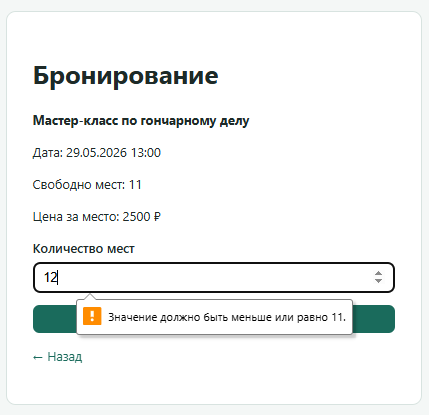
#> input picture presentation_assets/docx_media/media_01.png, 429 x 415 px; its folder holds only this picture in this run
$ python make_contact_sheet.py
#> lines starting #> are read from the running program, lines starting #| are printed output that depends on the picture
from pathlib import Path

from PIL import Image, ImageDraw, ImageFont


MEDIA_DIR = Path(r"e:\PycharmProjects\TuristPRO\presentation_assets\docx_media")
OUT = Path(r"e:\PycharmProjects\TuristPRO\presentation_assets\contact_sheet.png")


def main() -> None:
    files = sorted(MEDIA_DIR.glob("*.png"))
    thumb_w, thumb_h = 260, 160
    cols = 3
    rows = (len(files) + cols - 1) // cols
    sheet = Image.new("RGB", (cols * thumb_w, rows * (thumb_h + 34)), "white")
#> sheet: PIL image 780x194 RGB; every value is 255
    draw = ImageDraw.Draw(sheet)

    for idx, file in enumerate(files):
        im = Image.open(file).convert("RGB")
#> im is the input picture: PIL image 429x415 RGB; mean R, G, B 242.6, 244.1, 243.5
        im.thumbnail((thumb_w - 20, thumb_h - 20))
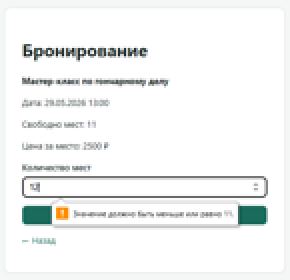
#> im: PIL image 145x140 RGB (shown 2 times larger); mean R, G, B 242.3, 243.8, 243.2
        x = (idx % cols) * thumb_w + (thumb_w - im.width) // 2
#> x = 57
        y = (idx // cols) * (thumb_h + 34) + 10
        sheet.paste(im, (x, y))
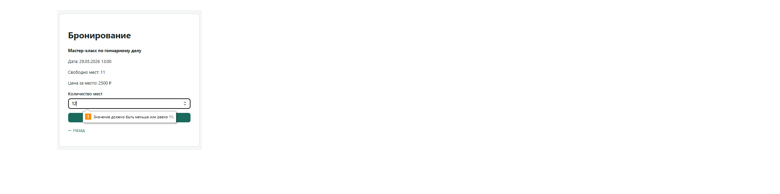
#> sheet: PIL image 780x194 RGB; mean R, G, B 253.3, 253.5, 253.4
        label = f"{file.stem}  {Image.open(file).size[0]}x{Image.open(file).size[1]}"
#> label = 'media_01  429x415'
        draw.text(((idx % cols) * thumb_w + 10, y + thumb_h - 6), label, fill=(30, 42, 40))

    sheet.save(OUT)
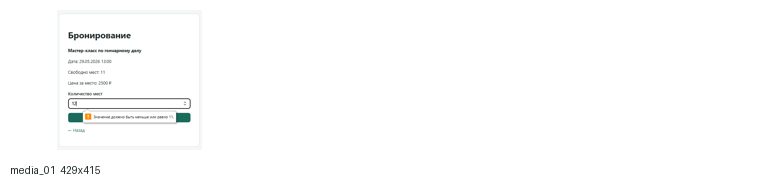
#> saved as contact_sheet.png: PIL image 780x194 RGB; mean R, G, B 253, 253.2, 253.1
    print(OUT)


if __name__ == "__main__":
    main()

$ run again, on presentation_assets/docx_media/media_05.png
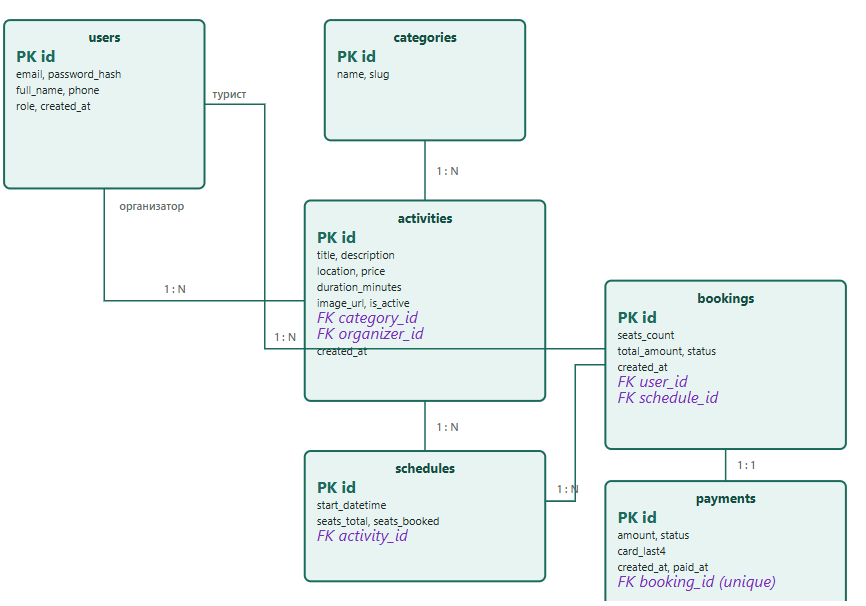
#> input picture presentation_assets/docx_media/media_05.png, 866 x 606 px
#> in main, im is the input picture: PIL image 866x606 RGB; mean R, G, B 238.9, 245.2, 244.2
#> im: PIL image 200x140 RGB
#> in main, `sheet.paste(im, (x, y))`:
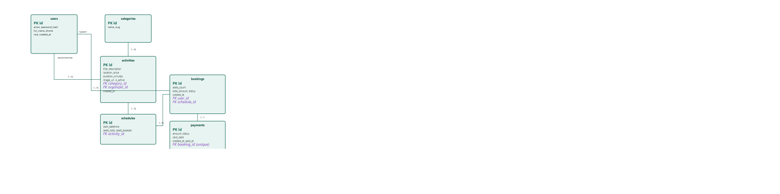
#> sheet: PIL image 780x194 RGB; mean R, G, B 252, 253.2, 253
#> label = 'media_05  866x606'
#> in main, `sheet.save(OUT)`:
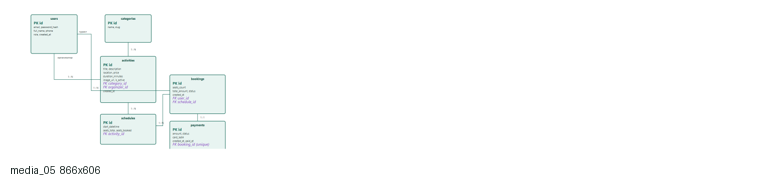
#> saved as contact_sheet.png: PIL image 780x194 RGB; mean R, G, B 251.7, 252.9, 252.7

$ run again, on presentation_assets/docx_media/media_06.png
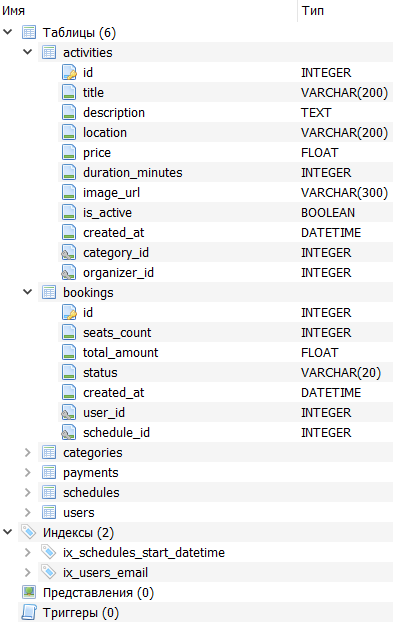
#> input picture presentation_assets/docx_media/media_06.png, 393 x 625 px
#> in main, im is the input picture: PIL image 393x625 RGB; mean R, G, B 240.8, 241.2, 241.8
#> im: PIL image 88x140 RGB
#> in main, `sheet.paste(im, (x, y))`:
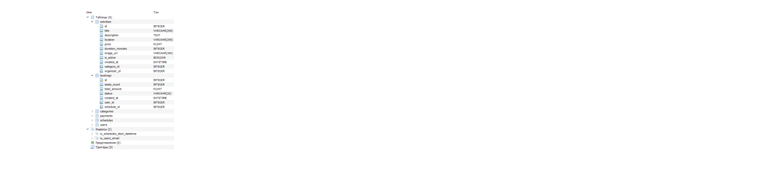
#> sheet: PIL image 780x194 RGB; mean R, G, B 253.8, 253.9, 253.9
#> label = 'media_06  393x625'
#> in main, `sheet.save(OUT)`:
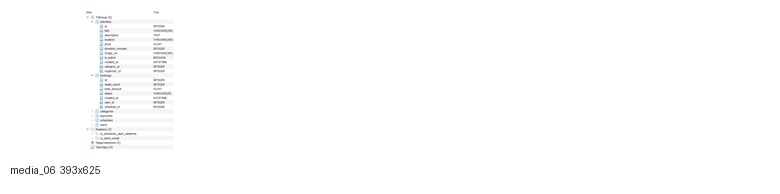
#> saved as contact_sheet.png: PIL image 780x194 RGB; mean R, G, B 253.5, 253.6, 253.6

$ run again, on presentation_assets/docx_media/media_07.png
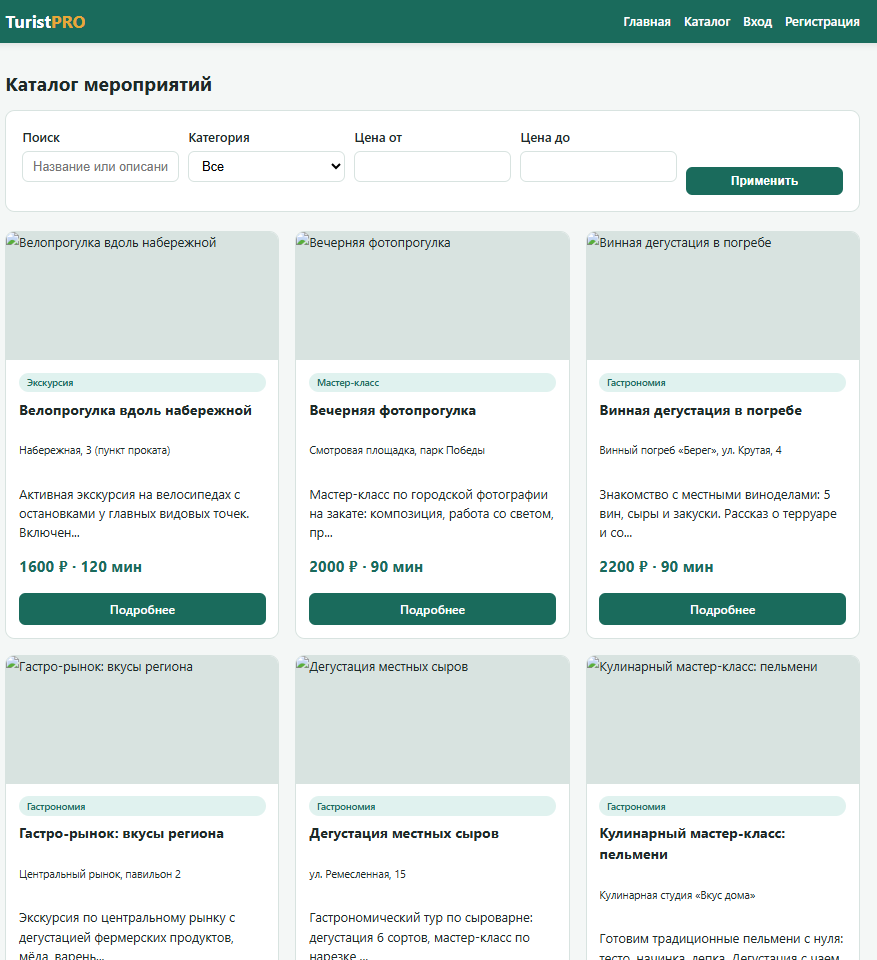
#> input picture presentation_assets/docx_media/media_07.png, 877 x 960 px
#> in main, im is the input picture: PIL image 877x960 RGB; mean R, G, B 219.2, 229.7, 227.4
#> im: PIL image 128x140 RGB
#> in main, `sheet.paste(im, (x, y))`:
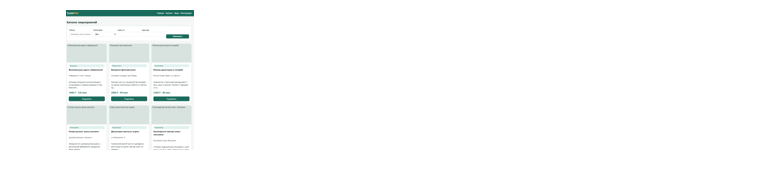
#> sheet: PIL image 780x194 RGB; mean R, G, B 250.7, 252, 251.7
#> label = 'media_07  877x960'
#> in main, `sheet.save(OUT)`:
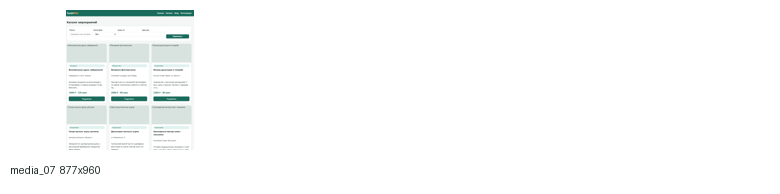
#> saved as contact_sheet.png: PIL image 780x194 RGB; mean R, G, B 250.4, 251.7, 251.4

$ run again, on presentation_assets/docx_media/media_02.png
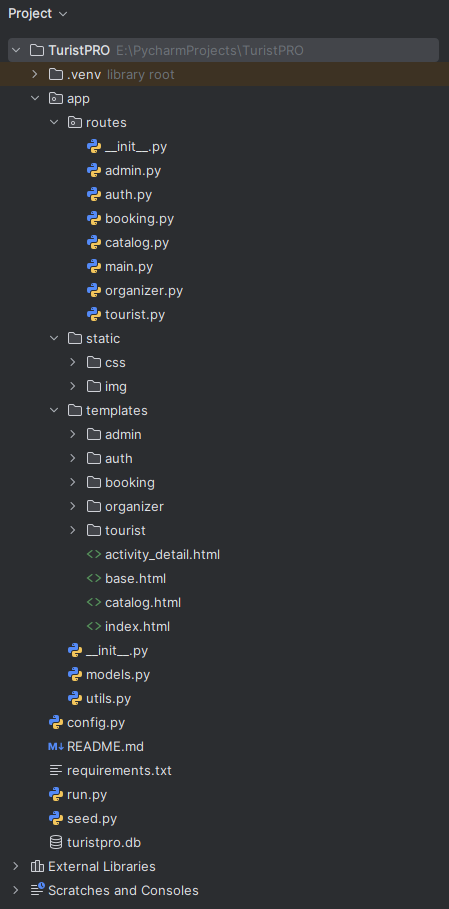
#> input picture presentation_assets/docx_media/media_02.png, 449 x 909 px
#> in main, im is the input picture: PIL image 449x909 RGB; mean R, G, B 47.6, 49.3, 52
#> im: PIL image 69x140 RGB
#> in main, `sheet.paste(im, (x, y))`:
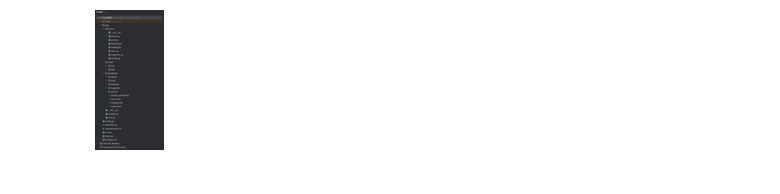
#> sheet: PIL image 780x194 RGB; mean R, G, B 241.8, 241.9, 242
#> label = 'media_02  449x909'
#> in main, `sheet.save(OUT)`:
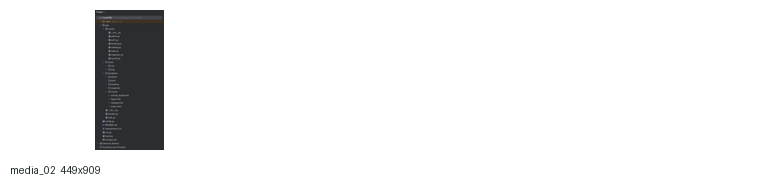
#> saved as contact_sheet.png: PIL image 780x194 RGB; mean R, G, B 241.5, 241.6, 241.7
